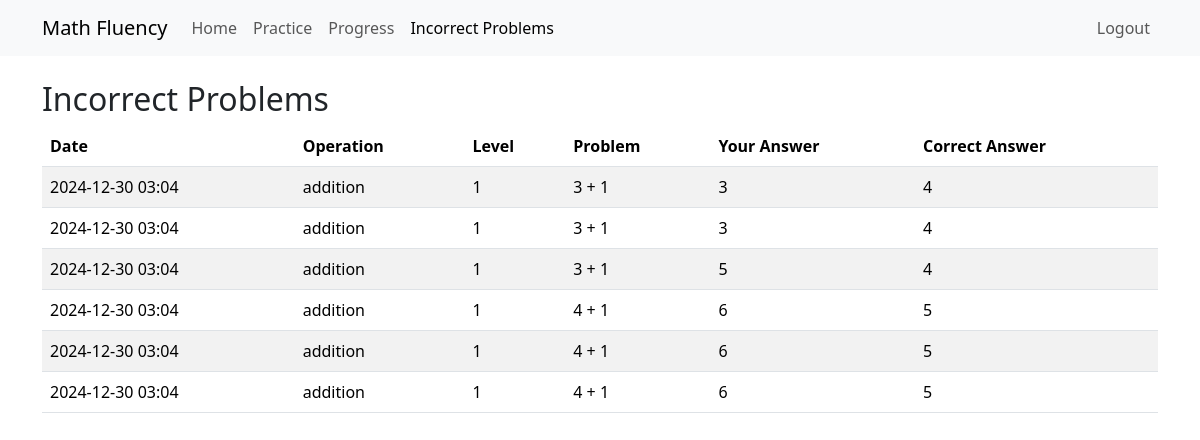
Before: /incorrect_problems (signed in) with the older database file.
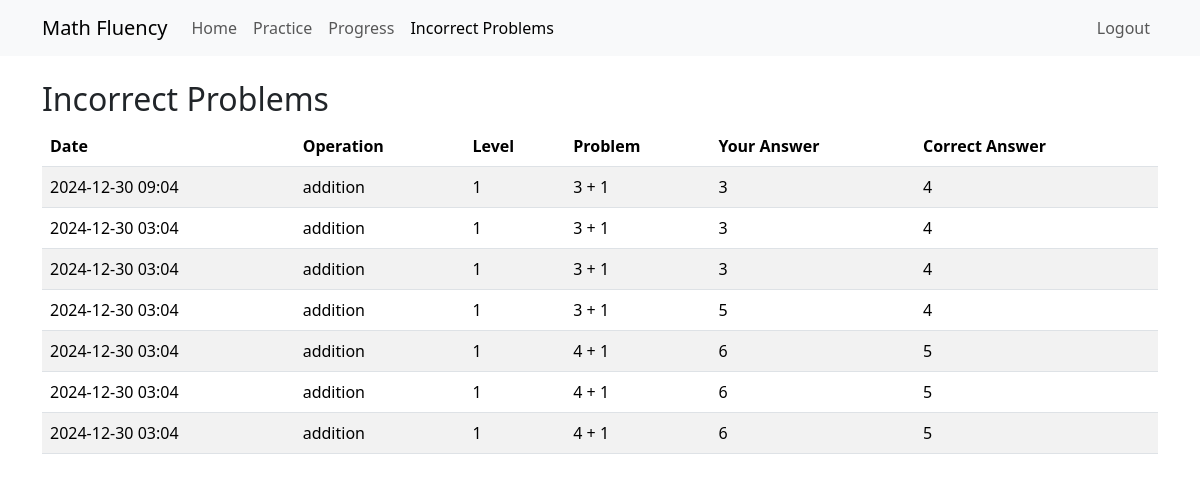
After: the same page with the newer database file.
### models/practice_attempt.py (models this page shows, shortened)
class PracticeAttempt(db.Model):
    __tablename__ = 'practice_attempt'
    MASTERY_THRESHOLD = 0.8  # 80% accuracy for mastery
    MIN_ATTEMPTS = 3  # Minimum attempts before considering mastery
    LEARNING_THRESHOLD = 0.6  # 60% accuracy for learning status
    id = db.Column(db.Integer, primary_key=True)
    user_id = db.Column(db.Integer, db.ForeignKey('user.id'), nullable=False)
    operation = db.Column(db.String(20), nullable=False)  # 'addition' or 'multiplication'
    level = db.Column(db.Integer, nullable=False)
    problem = db.Column(db.String(50), nullable=False)  # Full problem string (e.g., "5 × 8")
    user_answer = db.Column(db.Integer, nullable=False)
    correct_answer = db.Column(db.Integer, nullable=False)
    is_correct = db.Column(db.Boolean, nullable=False)
    time_taken = db.Column(db.Float)  # in seconds
    created_at = db.Column(db.DateTime, default=datetime.utcnow)
    user = db.relationship('User', backref=db.backref('practice_attempts', lazy=True))

### app.py (the view)
@app.route('/incorrect_problems')
@login_required
def incorrect_problems():
    incorrect_attempts = PracticeAttempt.query.filter_by(
        user_id=current_user.id,
        is_correct=False
    ).order_by(PracticeAttempt.created_at.desc()).all()
    return render_template('incorrect_problems.html', attempts=incorrect_attempts)

### app.py (called while the page is built)
@login_manager.user_loader
def load_user(user_id):
    return User.query.get(int(user_id))

### templates/incorrect_problems.html
{% extends "base.html" %}
{% block content %}
<div class="container mt-4">
    <h2>Incorrect Problems</h2>
    {% if attempts %}
    <div class="table-responsive">
        <table class="table table-striped">
            <thead>
                <tr>
                    <th>Date</th>
                    <th>Operation</th>
                    <th>Level</th>
                    <th>Problem</th>
                    <th>Your Answer</th>
                    <th>Correct Answer</th>
                </tr>
            </thead>
            <tbody>
                {% for attempt in attempts %}
                <tr>
                    <td>{{ attempt.created_at.strftime('%Y-%m-%d %H:%M') }}</td>
                    <td>{{ attempt.operation }}</td>
                    <td>{{ attempt.level }}</td>
                    <td>{{ attempt.problem }}</td>
                    <td>{{ attempt.user_answer }}</td>
                    <td>{{ attempt.correct_answer }}</td>
                </tr>
                {% endfor %}
            </tbody>
        </table>
    </div>
    {% else %}
    <div class="alert alert-info">
        No incorrect problems found. Keep up the good work!
    </div>
    {% endif %}
</div>
{% endblock %}

### templates/base.html (shortened to what this page needs)
<!DOCTYPE html>
<html lang="en">
<head>
    <link href="https://cdn.jsdelivr.net/npm/bootstrap@5.3.2/dist/css/bootstrap.min.css" rel="stylesheet">
</head>
<body>
    <nav class="navbar navbar-expand-lg navbar-light bg-light">
        <div class="container">
            <a class="navbar-brand" href="{{ url_for('home') }}">Math Fluency</a>
            <div class="collapse navbar-collapse" id="navbarNav">
                <ul class="navbar-nav">
                    <li class="nav-item">
                        <a class="nav-link {% if request.endpoint == 'home' %}active{% endif %}" href="{{ url_for('home') }}">Home</a>
                    </li>
                    <li class="nav-item">
                        <a class="nav-link {% if request.endpoint == 'practice' %}active{% endif %}" href="{{ url_for('practice') }}">Practice</a>
                    </li>
                    <li class="nav-item">
                        <a class="nav-link {% if request.endpoint == 'progress' %}active{% endif %}" href="{{ url_for('progress') }}">Progress</a>
                    </li>
                    <li class="nav-item">
                        <a class="nav-link {% if request.endpoint == 'incorrect_problems' %}active{% endif %}" href="{{ url_for('incorrect_problems') }}">Incorrect Problems</a>
                    </li>
                </ul>
                <ul class="navbar-nav ms-auto">
                    {% if current_user.is_authenticated %}
                    <li class="nav-item">
                        <a class="nav-link" href="{{ url_for('logout') }}">Logout</a>
                    </li>
                    {% endif %}
                </ul>
            </div>
        </div>
    </nav>
    {% block content %}{% endblock %}
</body>
</html>

Changed rows visible on the page:
added PracticeAttempt: created_at "2024-12-30 09:04", operation "addition", level "1", problem "3 + 1", user_answer "3", correct_answer "4"
